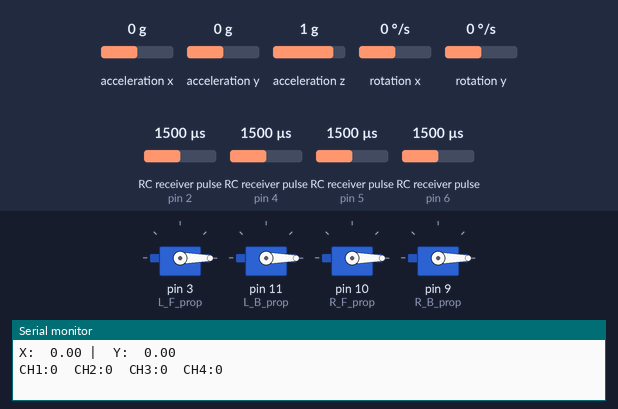
The sketch below on a simulated Arduino Uno, built with avr-gcc and run on an emulated ATmega328P. On the bench: 4 × servo, the last lines printed to the serial monitor. Wiring (inferred from the names in the program): 4 × RC receiver channel: data pin 2 / data pin 4 / data pin 5 / data pin 6; MPU-6050 motion sensor at I2C address 0x68. The inputs (shaded band) are chosen by the test bench; at power-on: acceleration z 1 g, acceleration x 0 g, acceleration y 0 g, rotation x 0 °/s, rotation y 0 °/s, RC receiver pulse (sensors on pin 2, pin 4, pin 5, pin 6) 1500 µs.

Above: at 0.1 s.
At 1.2 s:
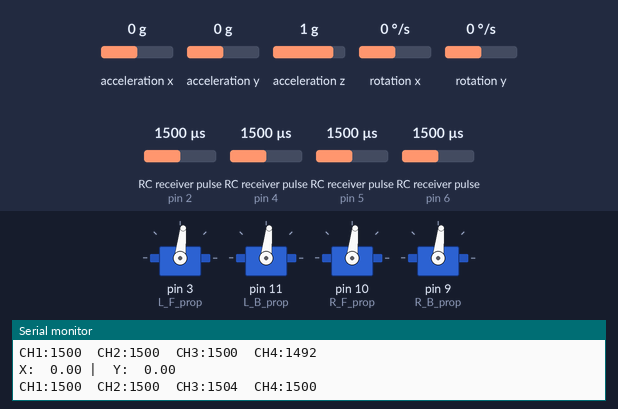
1.3 s: acceleration z set to 0 g
Timing chart, 0 to 4.3 s (numbered marks = the images above; inputs shaded):
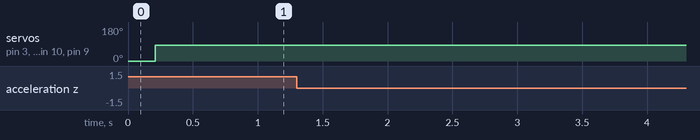

The sketch:

Drone.ino
```cpp
float currentTime, previousTime, elapsedTime;

void setup() {
  setupMPU();
  PIDSetup();
  setupRemote();
}
void loop() {
  loopMPU();
  PIDControl();
  loopRemote();
}
```

MPUBoard.ino
```cpp
/*

  Hardware: GY-521 MPU-6050

  this code returns an approximation of the angle in degres in which the drone is
  being orientated towards the X and Y axis.

*/

#include<Wire.h>
const int MPU_addr = 0x68; // I2C address of the MPU-6050

// When axis reads are storted in a list, the order is: X,Y,Z
float rawAcc[3];
float gAcc[3];
float accAngle[2];

float rawGyro[2];
float gyroAngle[2];

float rad_to_deg = 180 / 3.141592654;

float totalAngle[2];


void setupMPU() {
  Wire.begin();
  Wire.beginTransmission(MPU_addr);
  Wire.write(0x6B);  // PWR_MGMT_1 register
  Wire.write(0);     // set to zero (wakes up the MPU-6050)
  Wire.endTransmission(true);
  Serial.begin(250000);
}

void loopMPU() {

  //Keeps track of time elapsed between loop iterations, required for gyro angle formula
  previousTime = currentTime;
  currentTime = millis();
  elapsedTime = (currentTime - previousTime) / 1000;


  Wire.beginTransmission(MPU_addr);
  Wire.write(0x3B);  // starting with register 0x3B (ACCEL_XOUT_H)
  Wire.endTransmission(false);
  Wire.requestFrom(MPU_addr, 6, true);

  for (int i = 0; i <= 2; i++) {
    rawAcc[i] = Wire.read() << 8 | Wire.read(); //reads two registers for each read, low and high bits.
    gAcc[i] = rawAcc[i] / 16384; //converts raw data into units of g
  }

  accAngle[0] = atan((gAcc[1] / 16384.0) / sqrt(pow((gAcc[0] / 16384.0), 2) + pow((gAcc[2] / 16384.0), 2))) * rad_to_deg;
  accAngle[1] = atan(-1 * (gAcc[0] / 16384.0) / sqrt(pow((gAcc[1] / 16384.0), 2) + pow((gAcc[2] / 16384.0), 2))) * rad_to_deg;

  Wire.beginTransmission(MPU_addr);
  Wire.write(0x43);  // starting with register 0x43 (GYRO_XOUT_H)
  Wire.endTransmission(false);
  Wire.requestFrom(MPU_addr, 4, true);

  for (int i = 0; i <= 1; i++) {
    rawGyro[i] = Wire.read() << 8 | Wire.read();
    gyroAngle[i] = rawGyro[i] / 131;
  }

  //complimentary filter used to reduce noise and provide accurate angle reads
  totalAngle[0] = 0.98 * (totalAngle[0] + gyroAngle[0] * elapsedTime) + 0.02 * accAngle[0];
  totalAngle[1] = 0.98 * (totalAngle[1] + gyroAngle[1] * elapsedTime) + 0.02 * accAngle[1];

  //debugging
  Serial.print("X:  "); Serial.print(totalAngle[0]);
  Serial.print(" |  Y:  "); Serial.println(totalAngle[1]);
}
```

PIDControl.ino
```cpp
#include <Servo.h>

Servo L_F_prop;
Servo L_B_prop;
Servo R_F_prop;
Servo R_B_prop;

int rollError, pitchError;

int pitchDesiredAngle = 0;
int rollDesiredAngle = 0;


//////////////////////////////PID FOR ROLL///////////////////////////
float roll_PID, pwm_L_F, pwm_L_B, pwm_R_F, pwm_R_B, roll_error, roll_previous_error;
float roll_pid_p = 0;
float roll_pid_i = 0;
float roll_pid_d = 0;
///////////////////////////////ROLL PID CONSTANTS////////////////////
double roll_kp = 0.7; //3.55
double roll_ki = 0.006; //0.003
double roll_kd = 1.2; //2.05
float roll_desired_angle = 0;     //This is the angle in which we whant the

//////////////////////////////PID FOR PITCH//////////////////////////
float pitch_PID, pitch_error, pitch_previous_error;
float pitch_pid_p = 0;
float pitch_pid_i = 0;
float pitch_pid_d = 0;
///////////////////////////////PITCH PID CONSTANTS///////////////////
double pitch_kp = 0.72; //3.55
double pitch_ki = 0.006; //0.003
double pitch_kd = 1.22; //2.05
float pitch_desired_angle = 0;     //This is the angle in which we whant the

double input_THROTTLE = 1300; //initial value of throttle to the motors

void PIDSetup() {

  L_F_prop.attach(3); //left front motor
  L_B_prop.attach(11); //left back motor
  R_F_prop.attach(10); //right front motor
  R_B_prop.attach(9); //right back motor

  L_F_prop.writeMicroseconds(1000);
  L_B_prop.writeMicroseconds(1000);
  R_F_prop.writeMicroseconds(1000);
  R_B_prop.writeMicroseconds(1000);

}

void PIDControl() {

  pitchError = totalAngle[0] - pitchDesiredAngle;
  rollError = totalAngle[1] - rollDesiredAngle;

  roll_pid_p = roll_kp * roll_error;
  pitch_pid_p = pitch_kp * pitch_error;

  if (-3 < roll_error < 3) {
    roll_pid_i = roll_pid_i + (roll_ki * roll_error);
  }
  if (-3 < pitch_error < 3) {
    pitch_pid_i = pitch_pid_i + (pitch_ki * pitch_error);
  }

  roll_pid_d = roll_kd * ((roll_error - roll_previous_error) / elapsedTime);

  roll_PID = roll_pid_p + roll_pid_i + roll_pid_d;
  pitch_PID = pitch_pid_p + pitch_pid_i + pitch_pid_d;

  if (roll_PID < -400) {
    roll_PID = -400;
  }
  if (roll_PID > 400) {
    roll_PID = 400;
  }
  if (pitch_PID < -4000) {
    pitch_PID = -400;
  }
  if (pitch_PID > 400) {
    pitch_PID = 400;
  }

  pwm_R_F  = 115 + input_THROTTLE - roll_PID - pitch_PID;
  pwm_R_B  = 115 + input_THROTTLE - roll_PID + pitch_PID;
  pwm_L_B  = 115 + input_THROTTLE + roll_PID + pitch_PID;
  pwm_L_F  = 115 + input_THROTTLE + roll_PID - pitch_PID;


  if (pwm_R_F < 1100)
  {
    pwm_R_F = 1100;
  }
  if (pwm_R_F > 2000)
  {
    pwm_R_F = 2000;
  }

  //Left front
  if (pwm_L_F < 1100)
  {
    pwm_L_F = 1100;
  }
  if (pwm_L_F > 2000)
  {
    pwm_L_F = 2000;
  }

  //Right back
  if (pwm_R_B < 1100)
  {
    pwm_R_B = 1100;
  }
  if (pwm_R_B > 2000)
  {
    pwm_R_B = 2000;
  }

  //Left back
  if (pwm_L_B < 1100)
  {
    pwm_L_B = 1100;
  }
  if (pwm_L_B > 2000)
  {
    pwm_L_B = 2000;
  }

  roll_previous_error = roll_error; //Remember to store the previous error.
  pitch_previous_error = pitch_error; //Remember to store the previous error.

  L_F_prop.writeMicroseconds(pwm_L_F);
  L_B_prop.writeMicroseconds(pwm_L_B);
  R_F_prop.writeMicroseconds(pwm_R_F);
  R_B_prop.writeMicroseconds(pwm_R_B);


}
```

RCRemote.ino
```cpp
#include <EnableInterrupt.h>

Servo myservo;

int rcThrottle = 2;
int rcYaw = 6;
int rcPitch = 5;
int rcRoll = 4;


uint16_t rc_values[4];
uint32_t rc_start[4];
volatile uint16_t rc_shared[4];

void rc_read_values() {
  noInterrupts();
  memcpy(rc_values, (const void *)rc_shared, sizeof(rc_shared));
  interrupts();
}

void calc_input(uint8_t channel, uint8_t input_pin) {
  if (digitalRead(input_pin) == HIGH) {
    rc_start[channel] = micros();
  } else {
    uint16_t rc_compare = (uint16_t)(micros() - rc_start[channel]);
    rc_shared[channel] = rc_compare;
  }
}

void calc_ch1() {
  calc_input(0, rcThrottle);
}
void calc_ch2() {
  calc_input(1, rcYaw);
}
void calc_ch3() {
  calc_input(2, rcPitch);
}
void calc_ch4() {
  calc_input(3, rcRoll);
}


void setupRemote() {

  Serial.begin(57600);

  pinMode(rcThrottle, INPUT);
  pinMode(rcPitch, INPUT);
  pinMode(rcRoll, INPUT);
  pinMode(rcYaw, INPUT);

  enableInterrupt(rcThrottle, calc_ch1, CHANGE);
  enableInterrupt(rcYaw, calc_ch2, CHANGE);
  enableInterrupt(rcPitch, calc_ch3, CHANGE);
  enableInterrupt(rcRoll, calc_ch4, CHANGE);


}

void loopRemote() {

  rc_read_values();

  Serial.print("CH1:"); Serial.print(rc_values[0]); Serial.print("\t");
  Serial.print("CH2:"); Serial.print(rc_values[1]); Serial.print("\t");
  Serial.print("CH3:"); Serial.print(rc_values[2]); Serial.print("\t");
  Serial.print("CH4:"); Serial.println(rc_values[3]);

  delay(200);

}
```
